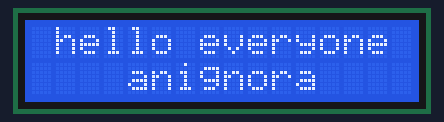
Simulated run of this sketch. Board: Arduino Nano, built with avr-gcc and run on an emulated ATmega328P. Shown: 16×2 character LCD.

Above: at 0.1 s.
At 4.1 s:
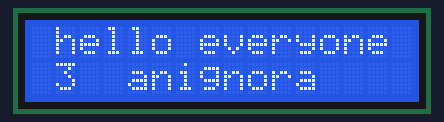
At 9.2 s:
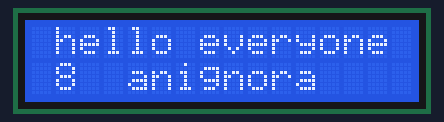
At 19.2 s:
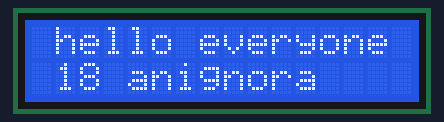
At 28.2 s:
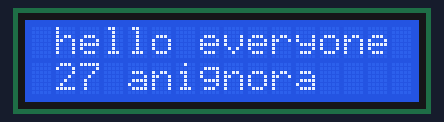
At 38.2 s:
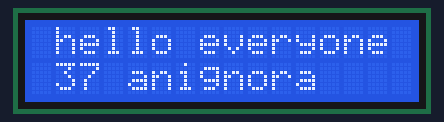

Measured:
- what the display in image 1 shows lasts 1.0 s, from 4.1 s to 5.1 s

The sketch:

working_with_lcd_I2C.ino
```cpp
//arduino nano    leonardo
//SCL A5          3
//SDA A4          2
//VCC 5v
//Gnd GND


int address=0x27; //could be 0x3f, use i2c scanner and connect scl sda to arduino scl sda

#include <Wire.h>
#include <LiquidCrystal_I2C.h>

LiquidCrystal_I2C lcd(address,16,2);  // set the LCD address to 0x27 for a 16 chars and 2 line display

void setup()
{
  lcd.init();                      // initialize the lcd
//  lcd.init();
  // Print a message to the LCD.
  lcd.backlight();
  lcd.setCursor(1,0);
  lcd.print("hello everyone");
  lcd.setCursor(1,1);
  lcd.print("   anignora");
}

int b=0;
void loop()
{
  delay(1000);
  lcd.setCursor(1,1);
  lcd.print(b++);
}
```
